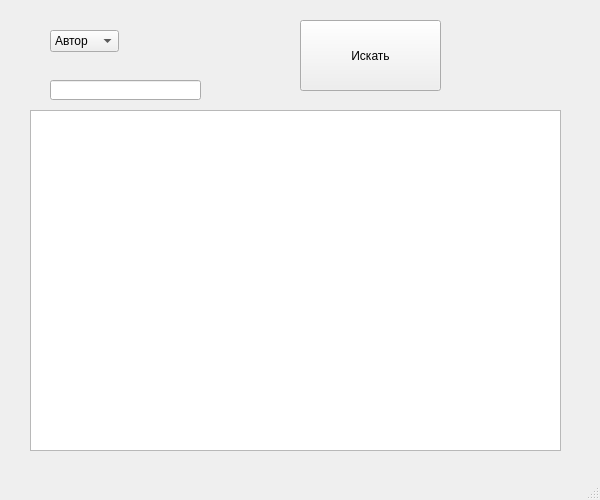
<?xml version="1.0" encoding="UTF-8"?>
<ui version="4.0">
 <class>MainWindow</class>
 <widget class="QMainWindow" name="MainWindow">
  <property name="geometry">
   <rect>
    <x>0</x>
    <y>0</y>
    <width>600</width>
    <height>500</height>
   </rect>
  </property>
  <property name="windowTitle">
   <string>MainWindow</string>
  </property>
  <widget class="QWidget" name="centralwidget">
   <widget class="QPushButton" name="btn_search">
    <property name="geometry">
     <rect>
      <x>300</x>
      <y>20</y>
      <width>141</width>
      <height>71</height>
     </rect>
    </property>
    <property name="text">
     <string>Искать</string>
    </property>
   </widget>
   <widget class="QComboBox" name="cmb_search_mode">
    <property name="geometry">
     <rect>
      <x>50</x>
      <y>30</y>
      <width>69</width>
      <height>22</height>
     </rect>
    </property>
    <item>
     <property name="text">
      <string>Автор</string>
     </property>
    </item>
    <item>
     <property name="text">
      <string>Название</string>
     </property>
    </item>
   </widget>
   <widget class="QLineEdit" name="lineEdit_query">
    <property name="geometry">
     <rect>
      <x>50</x>
      <y>80</y>
      <width>151</width>
      <height>20</height>
     </rect>
    </property>
   </widget>
   <widget class="QTableWidget" name="tableWidget">
    <property name="geometry">
     <rect>
      <x>30</x>
      <y>110</y>
      <width>531</width>
      <height>341</height>
     </rect>
    </property>
   </widget>
   <widget class="QWidget" name="verticalLayoutWidget">
    <property name="geometry">
     <rect>
      <x>30</x>
      <y>110</y>
      <width>531</width>
      <height>341</height>
     </rect>
    </property>
    <layout class="QVBoxLayout" name="btns_layout">
     <item>
      <spacer name="verticalSpacer">
       <property name="orientation">
        <enum>Qt::Vertical</enum>
       </property>
       <property name="sizeHint" stdset="0">
        <size>
         <width>20</width>
         <height>40</height>
        </size>
       </property>
      </spacer>
     </item>
    </layout>
   </widget>
  </widget>
  <widget class="QMenuBar" name="menubar">
   <property name="geometry">
    <rect>
     <x>0</x>
     <y>0</y>
     <width>600</width>
     <height>21</height>
    </rect>
   </property>
  </widget>
  <widget class="QStatusBar" name="statusbar"/>
 </widget>
 <resources/>
 <connections/>
</ui>
